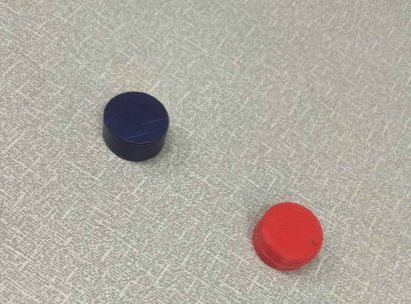
#> input picture image2.png, 411 x 304 px, given in place of the camera
$ python test2.py
#> lines starting #> are read from the running program, lines starting #| are printed output that depends on the picture; after the words box and inside, x2 and y2 are one past the last pixel; in counts of white or black regions, pixels touching at a corner belong together
import cv2
import numpy as np
cap = cv2.VideoCapture(0)
cap.set(cv2.CAP_PROP_FOURCC, cv2.VideoWriter_fourcc('M','J','P','G'))
cap.set(3,960) # Image height
cap.set(4,640) # Image width


# Load image
ret, image = cap.read()
#> image is the input picture: shape (304, 411, 3); mean B, G, R 161.5, 170.5, 176.6
hsv = cv2.cvtColor(image, cv2.COLOR_BGR2HSV)
#> hsv: shape (304, 411, 3); mean H, S, V 27.8, 25.2, 177.7

# Define HSV ranges
lower_red1 = np.array([0, 120, 70])
upper_red1 = np.array([10, 255, 255])
lower_red2 = np.array([170, 120, 70])
upper_red2 = np.array([180, 255, 255])
lower_blue = np.array([100, 150, 0])
upper_blue = np.array([140, 255, 255])

# Create masks
mask_red1 = cv2.inRange(hsv, lower_red1, upper_red1)
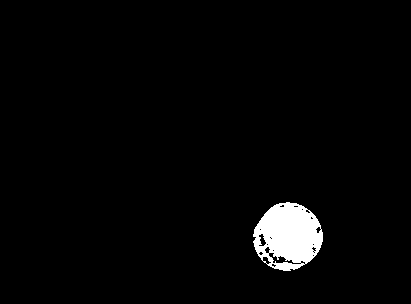
#> mask_red1: shape (304, 411); 2.7% white; 1 white region, box (x1, y1, x2, y2) and area: (253, 202, 323, 271) 3364
mask_red2 = cv2.inRange(hsv, lower_red2, upper_red2)
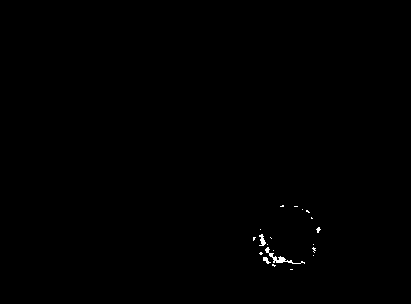
#> mask_red2: shape (304, 411); 0.23% white in thin lines or dots, all inside (x1, y1, x2, y2) = (253, 205, 321, 270)
mask_red = cv2.bitwise_or(mask_red1, mask_red2)
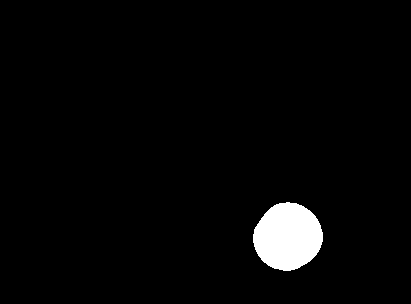
#> mask_red: shape (304, 411); 2.9% white; 1 white region
mask_blue = cv2.inRange(hsv, lower_blue, upper_blue)
#> mask_blue: shape (304, 411); every value is 0

# Lists to store centers
red_centers = []
blue_centers = []

# Find red object contours
contours_red, _ = cv2.findContours(mask_red, cv2.RETR_EXTERNAL, cv2.CHAIN_APPROX_SIMPLE)
#> contours_red = 1 contour; box (x1, y1, x2, y2) and area: (253, 202, 323, 271) 3558
for cnt in contours_red:
    area = cv2.contourArea(cnt)
    if area > 500:
        x, y, w, h = cv2.boundingRect(cnt)
        cx = x + w // 2
        cy = y + h // 2
        red_centers.append((cx, cy))
        cv2.rectangle(image, (x, y), (x + w, y + h), (0, 0, 255), 2)
        cv2.circle(image, (cx, cy), 5, (0, 0, 255), -1)
        cv2.putText(image, "Red", (x, y - 10), cv2.FONT_HERSHEY_SIMPLEX, 0.6, (0, 0, 255), 2)
#> this loop made 1 pass
#> (area, x, y, w, h, cx, cy) on pass 1: (3558.5, 253, 202, 70, 69, 288, 236)
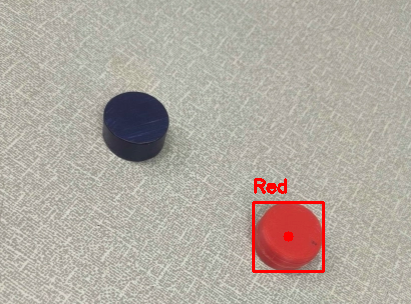
#> image: shape (304, 411, 3); 0.97% of pixels changed, all inside (x1, y1, x2, y2) = (252, 178, 325, 273)
#> after the loop, red_centers = [(288, 236)]

# Find blue object contours
contours_blue, _ = cv2.findContours(mask_blue, cv2.RETR_EXTERNAL, cv2.CHAIN_APPROX_SIMPLE)
#> contours_blue = []
for cnt in contours_blue:
    area = cv2.contourArea(cnt)
    if area > 500:
        x, y, w, h = cv2.boundingRect(cnt)
        cx = x + w // 2
        cy = y + h // 2
        blue_centers.append((cx, cy))
        cv2.rectangle(image, (x, y), (x + w, y + h), (255, 0, 0), 2)
        cv2.circle(image, (cx, cy), 5, (255, 0, 0), -1)
        cv2.putText(image, "Blue", (x, y - 10), cv2.FONT_HERSHEY_SIMPLEX, 0.6, (255, 0, 0), 2)
#> this loop made 0 passes
#> after the loop, blue_centers = []

# Display image
cv2.imshow("Detected Objects with Centers", image)
cv2.waitKey(0)
cv2.destroyAllWindows()

# Print centers
print("Red Object Centers:", red_centers)
#| Red Object Centers: [(288, 236)]
print("Blue Object Centers:", blue_centers)
#| Blue Object Centers: []

$ run again, on image3.png
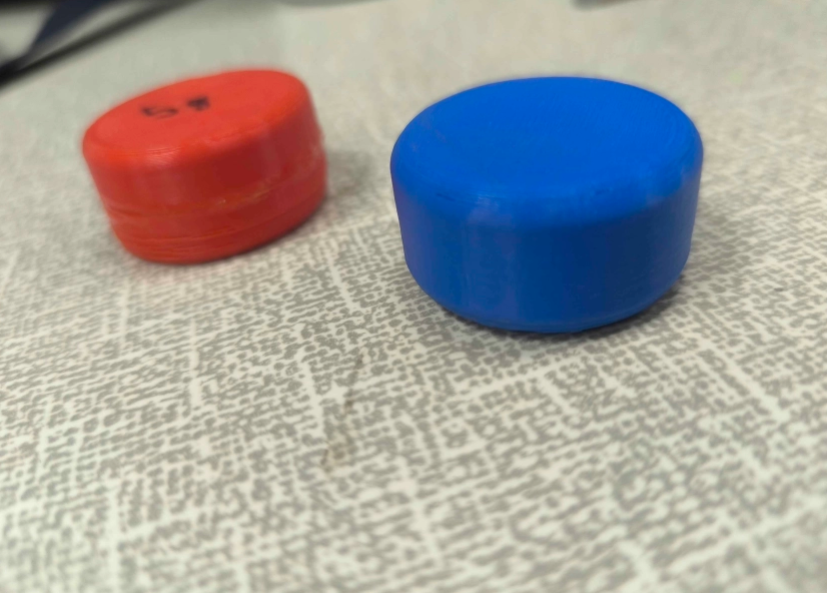
#> input picture image3.png, 827 x 593 px, given in place of the camera
#> image is the input picture: shape (593, 827, 3); mean B, G, R 158.7, 161.6, 163.3
#> hsv: shape (593, 827, 3); mean H, S, V 37.1, 67.5, 184.3
#> `mask_red1 = cv2.inRange(hsv, lower_red1, upper_red1)`:
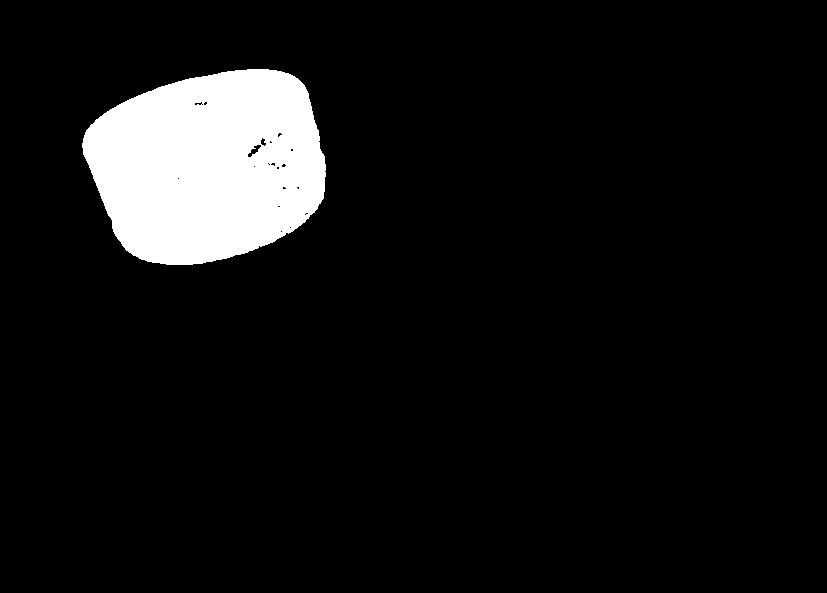
#> mask_red1: shape (593, 827); 7.5% white; 1 white region, box (x1, y1, x2, y2) and area: (82, 69, 326, 265) 36905
#> mask_red2: shape (593, 827); 0.03% white in thin lines or dots, all inside (x1, y1, x2, y2) = (178, 102, 308, 247)
#> mask_red: shape (593, 827); 7.6% white; 1 white region, box (x1, y1, x2, y2) and area: (82, 69, 326, 265) 37070
#> mask_blue: shape (593, 827); 13% white; 1 white region
#> contours_red = 1 contour; box (x1, y1, x2, y2) and area: (82, 69, 326, 265) 36740
#> the loop `for cnt in contours_red:` made 1 pass
#> (area, x, y, w, h, cx, cy) on pass 1: (36739.5, 82, 69, 244, 196, 204, 167)
#> after the loop `for cnt in contours_red:`: red_centers = [(204, 167)]
#> contours_blue = 1 contour; box (x1, y1, x2, y2) and area: (392, 77, 701, 334) 63166
#> the loop `for cnt in contours_blue:` made 1 pass
#> (area, x, y, w, h, cx, cy) on pass 1: (63166, 392, 77, 309, 257, 546, 205)
#> after the loop `for cnt in contours_blue:`:
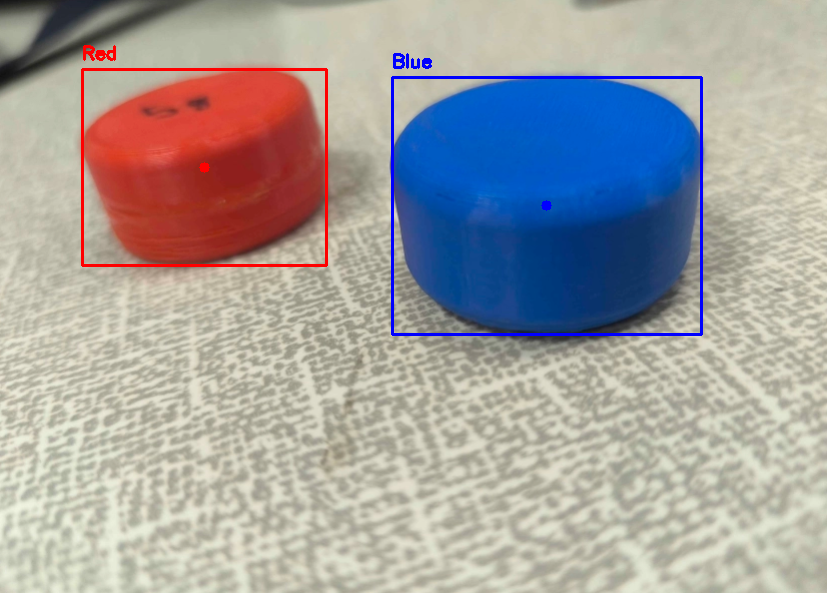
#> image: shape (593, 827, 3); mean B, G, R 158.6, 159.4, 162.6
#> after the loop `for cnt in contours_blue:`: blue_centers = [(546, 205)]
#| Red Object Centers: [(204, 167)]
#| Blue Object Centers: [(546, 205)]
